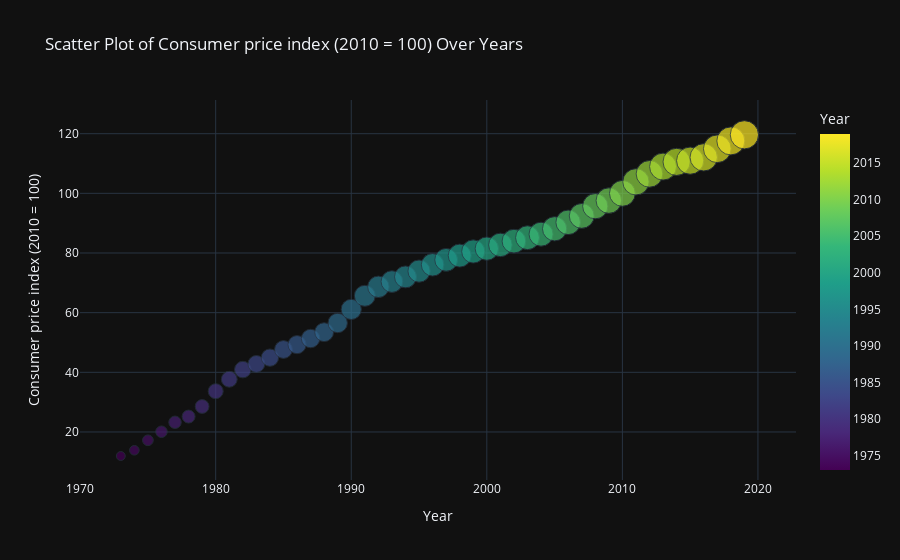
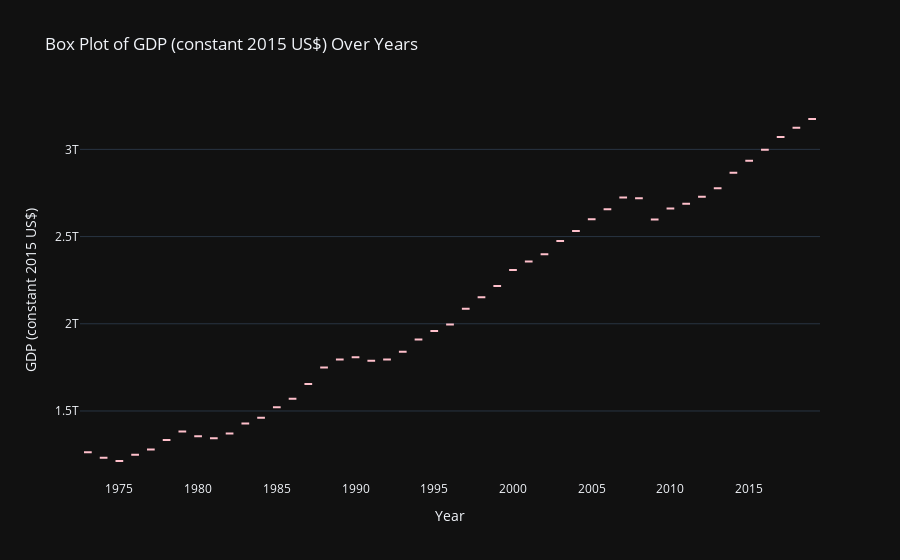
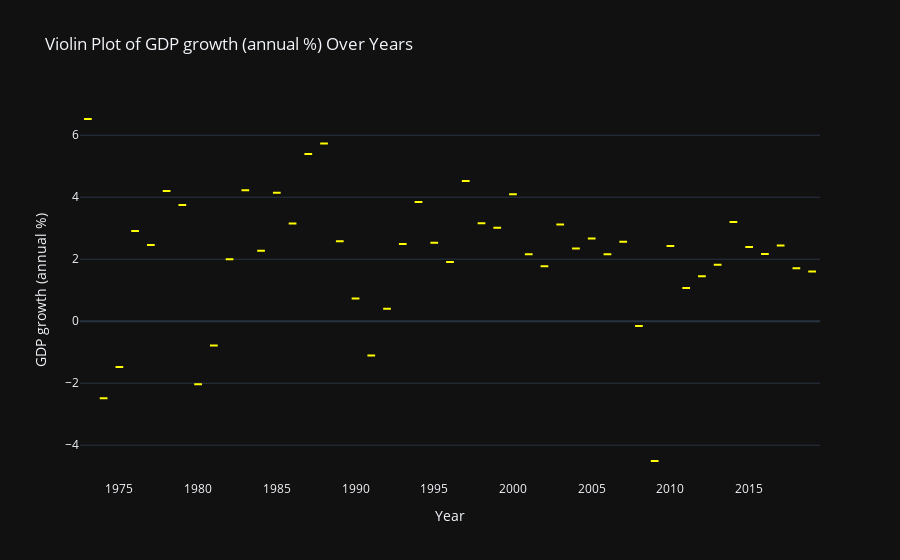
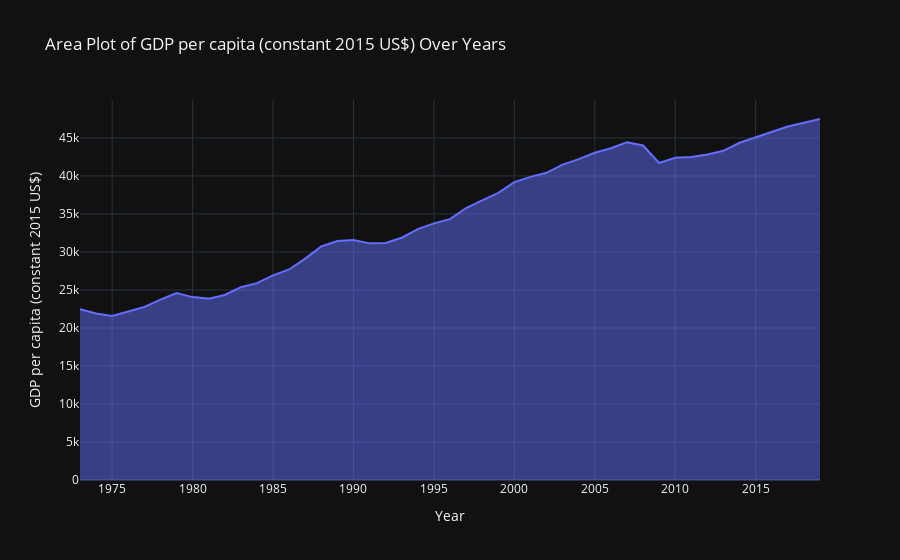

The notebook cell these images were saved under, in order:
### Code cell
import plotly.express as px

# Get all numeric column names except for the first two
numeric_columns = selected_uk_df_copy.columns[2:]

# Create different types of plots for each column
for idx, col in enumerate(numeric_columns[:9]):  # Only include the first 10 columns
    if idx == 0:
        # Scatter plot with color by 'Year'
        fig = px.scatter(selected_uk_df_copy, x='Year', y=col, size=col, title=f'Scatter Plot of {col} Over Years',
                         color='Year', color_continuous_scale=px.colors.sequential.Viridis,
                         template='plotly_dark')
    elif idx == 1:
        # Box plot with pink color
        fig = px.box(selected_uk_df_copy, x='Year', y=col, title=f'Box Plot of {col} Over Years',
                     color_discrete_sequence=['pink'], template='plotly_dark')
    elif idx == 2:
        # Violin plot
        fig = px.violin(selected_uk_df_copy, x='Year', y=col, title=f'Violin Plot of {col} Over Years',
                        color_discrete_sequence=['yellow'], template='plotly_dark')
    elif idx == 3:
        # Area plot
        fig = px.area(selected_uk_df_copy, x='Year', y=col, title=f'Area Plot of {col} Over Years',
                      color_discrete_sequence=px.colors.qualitative.Plotly, template='plotly_dark')
    elif idx == 4:
        # 3D Scatter plot with color by 'Year'
        fig = px.scatter_3d(selected_uk_df_copy, x='Year', y=col, z=col, title=f'3D Scatter Plot of {col} Over Years',
                            color='Year', color_continuous_scale=px.colors.sequential.Viridis,
                            template='plotly_dark')
    elif idx == 5:
        # Polar Bar plot
        fig = px.bar_polar(selected_uk_df_copy, r=col, theta='Year', title=f'Polar Bar Plot of {col} Over Years',
                           color_discrete_sequence=px.colors.sequential.Viridis,  # Use the "Viridis" color scale
                           template='plotly_dark')  # Use the 'plotly_dark' template with black paper color
        fig.update_layout(polar=dict(bgcolor='green'))  # Set green background color for the polar plot
    elif idx == 6:
        # Polar Scatter plot
        fig = px.scatter_polar(selected_uk_df_copy, r=col, theta='Year', title=f'Polar Scatter Plot of {col} Over Years',
                               color_discrete_sequence=px.colors.qualitative.Plotly, template='plotly_dark')
    elif idx == 7:
        # Polar Line plot
        fig = px.line_polar(selected_uk_df_copy, r=col, theta='Year', title=f'Polar Line Plot of {col} Over Years',
                            color_discrete_sequence=px.colors.qualitative.Plotly, template='plotly_dark')
    elif idx == 8:
        # Ternary Scatter plot with color by 'Year'
        fig = px.scatter_ternary(selected_uk_df_copy, a=col, b='Year', c='Year',
                                 title=f'Ternary Scatter Plot of {col} Over Years',
                                 color='Year', color_continuous_scale=px.colors.sequential.Viridis,
                                 template='plotly_dark')

    fig.show()

### Figure 1 — Plotly figure (JSON) as saved in the notebook; plotly's stock layout.template omitted (floating-point values rounded to 4 significant figures)
{"data": [{"hovertemplate": "Year=%{marker.color}<br>Consumer price index (2010 = 100)=%{marker.size}<extra></extra>", "legendgroup": "", "marker": {"color": [1973, 1974, 1975, 1976, 1977, 1978, 1979, 1980, 1981, 1982, 1983, 1984, 1985, 1986, 1987, 1988, 1989, 1990, 1991, 1992, 1993, 1994, 1995, 1996, 1997, 1998, 1999, 2000, 2001, 2002, 2003, 2004, 2005, 2006, 2007, 2008, 2009, 2010, 2011, 2012, 2013, 2014, 2015, 2016, 2017, 2018, 2019], "coloraxis": "coloraxis", "size": [11.94, 13.86, 17.22, 20.07, 23.25, 25.17, 28.54, 33.67, 37.67, 40.91, 42.8, 44.92, 47.65, 49.28, 51.33, 53.46, 56.54, 61.1, 65.66, 68.67, 70.43, 71.99, 73.93, 76.04, 77.71, 79.13, 80.52, 81.47, 82.72, 83.97, 85.13, 86.31, 88.12, 90.28, 92.44, 95.69, 97.57, 100, 103.9, 106.5, 109.0, 110.6, 111.0, 112.1, 114.9, 117.6, 119.6], "sizemode": "area", "sizeref": 0.2991, "symbol": "circle"}, "mode": "markers", "name": "", "orientation": "v", "showlegend": false, "type": "scatter", "x": [1973, 1974, 1975, 1976, 1977, 1978, 1979, 1980, 1981, 1982, 1983, 1984, 1985, 1986, 1987, 1988, 1989, 1990, 1991, 1992, 1993, 1994, 1995, 1996, 1997, 1998, 1999, 2000, 2001, 2002, 2003, 2004, 2005, 2006, 2007, 2008, 2009, 2010, 2011, 2012, 2013, 2014, 2015, 2016, 2017, 2018, 2019], "xaxis": "x", "y": [11.94, 13.86, 17.22, 20.07, 23.25, 25.17, 28.54, 33.67, 37.67, 40.91, 42.8, 44.92, 47.65, 49.28, 51.33, 53.46, 56.54, 61.1, 65.66, 68.67, 70.43, 71.99, 73.93, 76.04, 77.71, 79.13, 80.52, 81.47, 82.72, 83.97, 85.13, 86.31, 88.12, 90.28, 92.44, 95.69, 97.57, 100, 103.9, 106.5, 109.0, 110.6, 111.0, 112.1, 114.9, 117.6, 119.6], "yaxis": "y"}], "layout": {"coloraxis": {"colorbar": {"title": {"text": "Year"}}, "colorscale": [[0, "#440154"], [0.1111, "#482878"], [0.2222, "#3e4989"], [0.3333, "#31688e"], [0.4444, "#26828e"], [0.5556, "#1f9e89"], [0.6667, "#35b779"], [0.7778, "#6ece58"], [0.8889, "#b5de2b"], [1, "#fde725"]]}, "legend": {"itemsizing": "constant", "tracegroupgap": 0}, "title": {"text": "Scatter Plot of Consumer price index (2010 = 100) Over Years"}, "xaxis": {"anchor": "y", "domain": [0, 1], "title": {"text": "Year"}}, "yaxis": {"anchor": "x", "domain": [0, 1], "title": {"text": "Consumer price index (2010 = 100)"}}}}

### Figure 2 — Plotly figure (JSON) as saved in the notebook; plotly's stock layout.template omitted (floating-point values rounded to 4 significant figures)
{"data": [{"alignmentgroup": "True", "hovertemplate": "Year=%{x}<br>GDP (constant 2015 US$)=%{y}<extra></extra>", "legendgroup": "", "marker": {"color": "pink"}, "name": "", "notched": false, "offsetgroup": "", "orientation": "v", "showlegend": false, "type": "box", "x": [1973, 1974, 1975, 1976, 1977, 1978, 1979, 1980, 1981, 1982, 1983, 1984, 1985, 1986, 1987, 1988, 1989, 1990, 1991, 1992, 1993, 1994, 1995, 1996, 1997, 1998, 1999, 2000, 2001, 2002, 2003, 2004, 2005, 2006, 2007, 2008, 2009, 2010, 2011, 2012, 2013, 2014, 2015, 2016, 2017, 2018, 2019], "x0": " ", "xaxis": "x", "y": [1263000000000.0, 1231000000000.0, 1213000000000.0, 1249000000000.0, 1279000000000.0, 1333000000000.0, 1383000000000.0, 1355000000000.0, 1344000000000.0, 1371000000000.0, 1429000000000.0, 1461000000000.0, 1522000000000.0, 1570000000000.0, 1655000000000.0, 1749000000000.0, 1795000000000.0, 1808000000000.0, 1788000000000.0, 1795000000000.0, 1840000000000.0, 1910000000000.0, 1959000000000.0, 1996000000000.0, 2086000000000.0, 2152000000000.0, 2217000000000.0, 2308000000000.0, 2358000000000.0, 2399000000000.0, 2474000000000.0, 2532000000000.0, 2600000000000.0, 2656000000000.0, 2724000000000.0, 2720000000000.0, 2597000000000.0, 2660000000000.0, 2689000000000.0, 2728000000000.0, 2777000000000.0, 2866000000000.0, 2935000000000.0, 2998000000000.0, 3072000000000.0, 3124000000000.0, 3174000000000.0], "y0": " ", "yaxis": "y"}], "layout": {"boxmode": "group", "legend": {"tracegroupgap": 0}, "title": {"text": "Box Plot of GDP (constant 2015 US$) Over Years"}, "xaxis": {"anchor": "y", "domain": [0, 1], "title": {"text": "Year"}}, "yaxis": {"anchor": "x", "domain": [0, 1], "title": {"text": "GDP (constant 2015 US$)"}}}}

### Figure 3 — Plotly figure (JSON) as saved in the notebook; plotly's stock layout.template omitted (floating-point values rounded to 4 significant figures)
{"data": [{"alignmentgroup": "True", "box": {"visible": false}, "hovertemplate": "Year=%{x}<br>GDP growth (annual %)=%{y}<extra></extra>", "legendgroup": "", "marker": {"color": "yellow"}, "name": "", "offsetgroup": "", "orientation": "v", "scalegroup": "True", "showlegend": false, "type": "violin", "x": [1973, 1974, 1975, 1976, 1977, 1978, 1979, 1980, 1981, 1982, 1983, 1984, 1985, 1986, 1987, 1988, 1989, 1990, 1991, 1992, 1993, 1994, 1995, 1996, 1997, 1998, 1999, 2000, 2001, 2002, 2003, 2004, 2005, 2006, 2007, 2008, 2009, 2010, 2011, 2012, 2013, 2014, 2015, 2016, 2017, 2018, 2019], "x0": " ", "xaxis": "x", "y": [6.524, -2.484, -1.474, 2.91, 2.458, 4.204, 3.749, -2.031, -0.7877, 1.995, 4.222, 2.269, 4.147, 3.15, 5.393, 5.732, 2.578, 0.7338, -1.103, 0.4011, 2.49, 3.846, 2.532, 1.908, 4.524, 3.157, 3.014, 4.093, 2.157, 1.771, 3.123, 2.345, 2.668, 2.16, 2.563, -0.1543, -4.51, 2.43, 1.068, 1.448, 1.82, 3.2, 2.393, 2.165, 2.444, 1.705, 1.604], "y0": " ", "yaxis": "y"}], "layout": {"legend": {"tracegroupgap": 0}, "title": {"text": "Violin Plot of GDP growth (annual %) Over Years"}, "violinmode": "group", "xaxis": {"anchor": "y", "domain": [0, 1], "title": {"text": "Year"}}, "yaxis": {"anchor": "x", "domain": [0, 1], "title": {"text": "GDP growth (annual %)"}}}}

### Figure 4 — Plotly figure (JSON) as saved in the notebook; plotly's stock layout.template omitted (floating-point values rounded to 4 significant figures)
{"data": [{"fillpattern": {"shape": ""}, "hovertemplate": "Year=%{x}<br>GDP per capita (constant 2015 US$)=%{y}<extra></extra>", "legendgroup": "", "line": {"color": "#636EFA"}, "marker": {"symbol": "circle"}, "mode": "lines", "name": "", "orientation": "v", "showlegend": false, "stackgroup": "1", "type": "scatter", "x": [1973, 1974, 1975, 1976, 1977, 1978, 1979, 1980, 1981, 1982, 1983, 1984, 1985, 1986, 1987, 1988, 1989, 1990, 1991, 1992, 1993, 1994, 1995, 1996, 1997, 1998, 1999, 2000, 2001, 2002, 2003, 2004, 2005, 2006, 2007, 2008, 2009, 2010, 2011, 2012, 2013, 2014, 2015, 2016, 2017, 2018, 2019], "xaxis": "x", "y": [22470.0, 21900.0, 21580.0, 22210.0, 22760.0, 23720.0, 24590.0, 24060.0, 23860.0, 24350.0, 25370.0, 25900.0, 26910.0, 27700.0, 29130.0, 30730.0, 31440.0, 31580.0, 31130.0, 31170.0, 31870.0, 33010.0, 33760.0, 34320.0, 35780.0, 36800.0, 37780.0, 39190.0, 39880.0, 40410.0, 41480.0, 42210.0, 43040.0, 43650.0, 44420.0, 44010.0, 41710.0, 42390.0, 42500.0, 42820.0, 43310.0, 44370.0, 45070.0, 45700.0, 46500.0, 47010.0, 47490.0], "yaxis": "y"}], "layout": {"legend": {"tracegroupgap": 0}, "title": {"text": "Area Plot of GDP per capita (constant 2015 US$) Over Years"}, "xaxis": {"anchor": "y", "domain": [0, 1], "title": {"text": "Year"}}, "yaxis": {"anchor": "x", "domain": [0, 1], "title": {"text": "GDP per capita (constant 2015 US$)"}}}}
